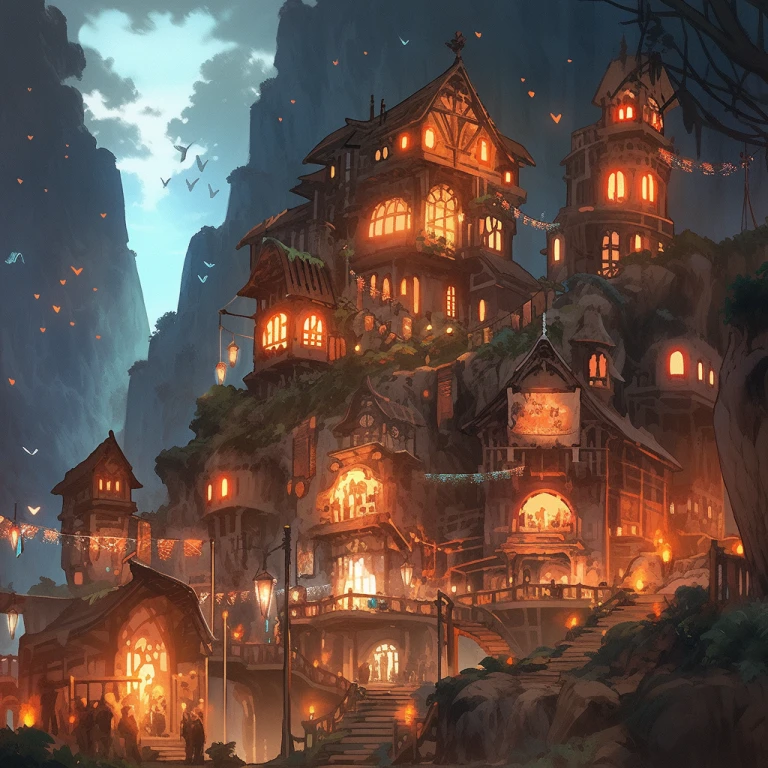
#> input picture imagens/Netherlands_AI.jpg, 768 x 768 px
$ python pratica04.py ../imagens/Netherlands_AI.jpg
#> lines starting #> are read from the running program, lines starting #| are printed output that depends on the picture
import cv2
import numpy as np
import sys

NBITS = 3

img_info_esc = cv2.imread(sys.argv[1])
#> img_info_esc is the input picture: shape (768, 768, 3); mean B, G, R 67.6, 76.4, 97.6

if img_info_esc is None:
    sys.exit(1)

img_rec = np.zeros(img_info_esc.shape, dtype=np.uint8)

for linha in range(img_info_esc.shape[0]):
    for coluna in range(img_info_esc.shape[1]):
        for canal in range(3):
            pixel_esc = img_info_esc[linha, coluna, canal] & ((1 << NBITS) - 1)
            img_rec[linha, coluna, canal] = pixel_esc << (8 - NBITS)
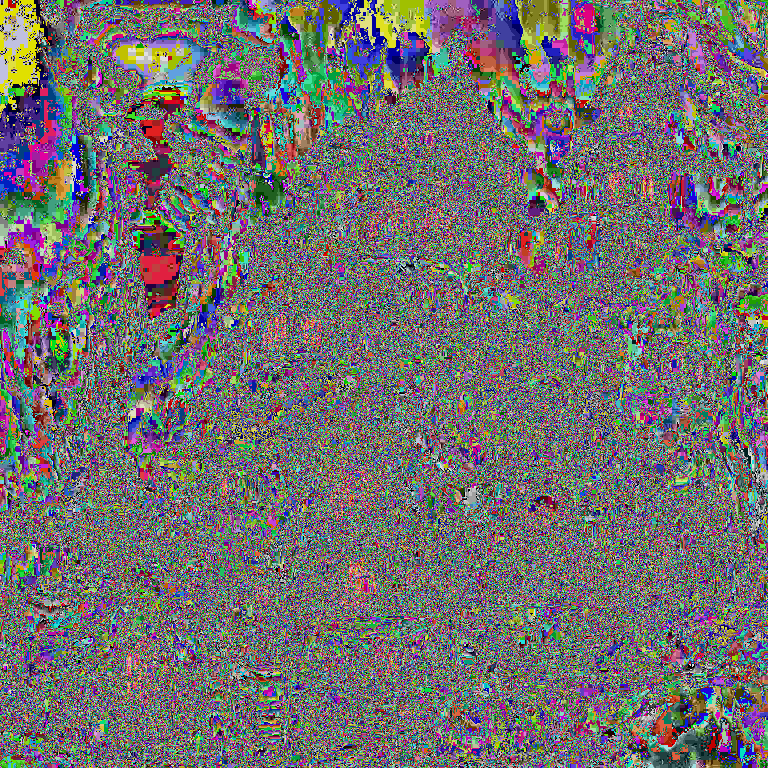
#> img_rec: shape (768, 768, 3); mean B, G, R 110.7, 110.6, 112.4

cv2.imwrite('imagem_recuperada.png', img_rec)
